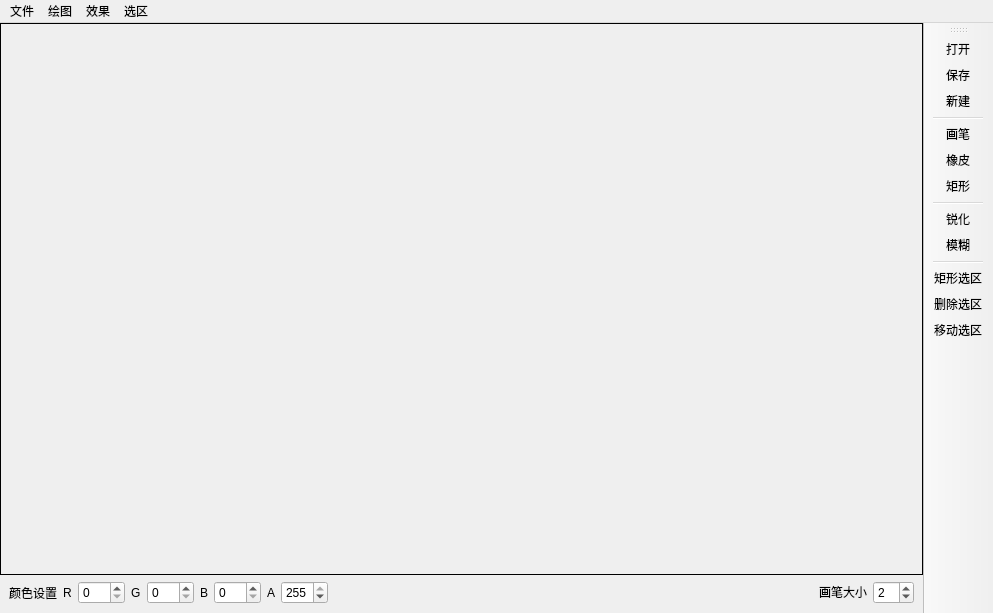
<?xml version="1.0" encoding="UTF-8"?>
<ui version="4.0">
 <class>MainWindow</class>
 <widget class="QMainWindow" name="MainWindow">
  <property name="geometry">
   <rect>
    <x>0</x>
    <y>0</y>
    <width>993</width>
    <height>613</height>
   </rect>
  </property>
  <property name="minimumSize">
   <size>
    <width>0</width>
    <height>0</height>
   </size>
  </property>
  <property name="maximumSize">
   <size>
    <width>1280</width>
    <height>1280</height>
   </size>
  </property>
  <property name="windowTitle">
   <string>MainWindow</string>
  </property>
  <property name="tabShape">
   <enum>QTabWidget::Rounded</enum>
  </property>
  <widget class="QWidget" name="centralwidget">
   <layout class="QGridLayout" name="gridLayout">
    <property name="leftMargin">
     <number>0</number>
    </property>
    <property name="topMargin">
     <number>0</number>
    </property>
    <property name="rightMargin">
     <number>0</number>
    </property>
    <property name="bottomMargin">
     <number>0</number>
    </property>
    <item row="1" column="0">
     <widget class="QWidget" name="widget" native="true">
      <property name="sizePolicy">
       <sizepolicy hsizetype="Fixed" vsizetype="Fixed">
        <horstretch>0</horstretch>
        <verstretch>0</verstretch>
       </sizepolicy>
      </property>
      <layout class="QHBoxLayout" name="horizontalLayout">
       <property name="topMargin">
        <number>0</number>
       </property>
       <property name="bottomMargin">
        <number>9</number>
       </property>
       <item>
        <widget class="QLabel" name="label_3">
         <property name="text">
          <string>颜色设置</string>
         </property>
        </widget>
       </item>
       <item>
        <widget class="QLabel" name="label_Red">
         <property name="text">
          <string>R</string>
         </property>
        </widget>
       </item>
       <item>
        <widget class="QSpinBox" name="Red">
         <property name="maximum">
          <number>255</number>
         </property>
        </widget>
       </item>
       <item>
        <widget class="QLabel" name="label_Green">
         <property name="text">
          <string>G</string>
         </property>
        </widget>
       </item>
       <item>
        <widget class="QSpinBox" name="Green">
         <property name="maximum">
          <number>255</number>
         </property>
        </widget>
       </item>
       <item>
        <widget class="QLabel" name="label_Blue">
         <property name="text">
          <string>B</string>
         </property>
        </widget>
       </item>
       <item>
        <widget class="QSpinBox" name="Blue">
         <property name="maximum">
          <number>255</number>
         </property>
        </widget>
       </item>
       <item>
        <widget class="QLabel" name="label_Alpha">
         <property name="text">
          <string>A</string>
         </property>
        </widget>
       </item>
       <item>
        <widget class="QSpinBox" name="Alpha">
         <property name="maximum">
          <number>255</number>
         </property>
         <property name="value">
          <number>255</number>
         </property>
        </widget>
       </item>
      </layout>
     </widget>
    </item>
    <item row="1" column="1">
     <spacer name="horizontalSpacer">
      <property name="orientation">
       <enum>Qt::Horizontal</enum>
      </property>
      <property name="sizeHint" stdset="0">
       <size>
        <width>40</width>
        <height>20</height>
       </size>
      </property>
     </spacer>
    </item>
    <item row="0" column="0" colspan="3">
     <widget class="QLabel" name="label">
      <property name="frameShape">
       <enum>QFrame::Box</enum>
      </property>
      <property name="text">
       <string/>
      </property>
      <property name="textFormat">
       <enum>Qt::AutoText</enum>
      </property>
     </widget>
    </item>
    <item row="1" column="2">
     <widget class="QWidget" name="widget_2" native="true">
      <property name="sizePolicy">
       <sizepolicy hsizetype="Fixed" vsizetype="Fixed">
        <horstretch>0</horstretch>
        <verstretch>0</verstretch>
       </sizepolicy>
      </property>
      <layout class="QHBoxLayout" name="horizontalLayout_2">
       <property name="topMargin">
        <number>0</number>
       </property>
       <property name="bottomMargin">
        <number>9</number>
       </property>
       <item>
        <widget class="QLabel" name="label_2">
         <property name="sizePolicy">
          <sizepolicy hsizetype="Fixed" vsizetype="Fixed">
           <horstretch>0</horstretch>
           <verstretch>0</verstretch>
          </sizepolicy>
         </property>
         <property name="text">
          <string>画笔大小</string>
         </property>
        </widget>
       </item>
       <item>
        <widget class="QSpinBox" name="width">
         <property name="sizePolicy">
          <sizepolicy hsizetype="Fixed" vsizetype="Fixed">
           <horstretch>0</horstretch>
           <verstretch>0</verstretch>
          </sizepolicy>
         </property>
         <property name="value">
          <number>2</number>
         </property>
        </widget>
       </item>
      </layout>
     </widget>
    </item>
   </layout>
  </widget>
  <widget class="QMenuBar" name="menubar">
   <property name="geometry">
    <rect>
     <x>0</x>
     <y>0</y>
     <width>993</width>
     <height>22</height>
    </rect>
   </property>
   <widget class="QMenu" name="menu">
    <property name="title">
     <string>文件</string>
    </property>
    <addaction name="actionNew"/>
    <addaction name="actionOpen"/>
    <addaction name="actionSave"/>
   </widget>
   <widget class="QMenu" name="menu_2">
    <property name="title">
     <string>选区</string>
    </property>
    <addaction name="actionSelect"/>
    <addaction name="actionDeleteSelect"/>
    <addaction name="actionMove"/>
   </widget>
   <widget class="QMenu" name="menu_3">
    <property name="title">
     <string>绘图</string>
    </property>
    <addaction name="actionPen"/>
    <addaction name="actionEraser"/>
    <addaction name="actionRect"/>
   </widget>
   <widget class="QMenu" name="menu_4">
    <property name="title">
     <string>效果</string>
    </property>
    <addaction name="actionBlur"/>
    <addaction name="actionSharpen"/>
   </widget>
   <addaction name="menu"/>
   <addaction name="menu_3"/>
   <addaction name="menu_4"/>
   <addaction name="menu_2"/>
  </widget>
  <widget class="QToolBar" name="toolBar">
   <property name="windowTitle">
    <string>toolBar</string>
   </property>
   <attribute name="toolBarArea">
    <enum>RightToolBarArea</enum>
   </attribute>
   <attribute name="toolBarBreak">
    <bool>false</bool>
   </attribute>
   <addaction name="actionOpen"/>
   <addaction name="actionSave"/>
   <addaction name="actionNew"/>
   <addaction name="separator"/>
   <addaction name="actionPen"/>
   <addaction name="actionEraser"/>
   <addaction name="actionRect"/>
   <addaction name="separator"/>
   <addaction name="actionSharpen"/>
   <addaction name="actionBlur"/>
   <addaction name="separator"/>
   <addaction name="actionSelect"/>
   <addaction name="actionDeleteSelect"/>
   <addaction name="actionMove"/>
  </widget>
  <action name="actionOpen">
   <property name="icon">
    <iconset resource="res.qrc">
     <normaloff>:/icon/打开.png</normaloff>:/icon/打开.png</iconset>
   </property>
   <property name="text">
    <string>打开</string>
   </property>
   <property name="toolTip">
    <string>Ctrl+O</string>
   </property>
   <property name="shortcut">
    <string>Ctrl+O</string>
   </property>
  </action>
  <action name="actionSave">
   <property name="icon">
    <iconset resource="res.qrc">
     <normaloff>:/icon/保存.png</normaloff>:/icon/保存.png</iconset>
   </property>
   <property name="text">
    <string>保存</string>
   </property>
   <property name="toolTip">
    <string>Ctrl+S</string>
   </property>
   <property name="shortcut">
    <string>Ctrl+S</string>
   </property>
  </action>
  <action name="actionSelect">
   <property name="icon">
    <iconset resource="res.qrc">
     <normaloff>:/icon/虚线.png</normaloff>:/icon/虚线.png</iconset>
   </property>
   <property name="text">
    <string>矩形选区</string>
   </property>
  </action>
  <action name="actionEllipse">
   <property name="text">
    <string>椭圆</string>
   </property>
  </action>
  <action name="actionPen">
   <property name="icon">
    <iconset resource="res.qrc">
     <normaloff>:/icon/画笔.png</normaloff>:/icon/画笔.png</iconset>
   </property>
   <property name="text">
    <string>画笔</string>
   </property>
   <property name="toolTip">
    <string>P</string>
   </property>
   <property name="shortcut">
    <string>P</string>
   </property>
  </action>
  <action name="actionEraser">
   <property name="icon">
    <iconset resource="res.qrc">
     <normaloff>:/icon/橡皮.png</normaloff>:/icon/橡皮.png</iconset>
   </property>
   <property name="text">
    <string>橡皮</string>
   </property>
   <property name="toolTip">
    <string>E</string>
   </property>
   <property name="shortcut">
    <string>E</string>
   </property>
  </action>
  <action name="actionBlur">
   <property name="text">
    <string>模糊</string>
   </property>
  </action>
  <action name="actionSharpen">
   <property name="text">
    <string>锐化</string>
   </property>
  </action>
  <action name="actionNew">
   <property name="icon">
    <iconset resource="res.qrc">
     <normaloff>:/icon/新建.png</normaloff>:/icon/新建.png</iconset>
   </property>
   <property name="text">
    <string>新建</string>
   </property>
   <property name="toolTip">
    <string>Ctrl+N</string>
   </property>
   <property name="shortcut">
    <string>Ctrl+N</string>
   </property>
  </action>
  <action name="actionDeleteSelect">
   <property name="text">
    <string>删除选区</string>
   </property>
  </action>
  <action name="actionRect">
   <property name="icon">
    <iconset theme="R" resource="res.qrc">
     <normaloff>:/icon/绘制矩形.png</normaloff>:/icon/绘制矩形.png</iconset>
   </property>
   <property name="text">
    <string>矩形</string>
   </property>
   <property name="shortcut">
    <string>R</string>
   </property>
  </action>
  <action name="actionMove">
   <property name="text">
    <string>移动选区</string>
   </property>
  </action>
 </widget>
 <resources>
  <include location="res.qrc"/>
 </resources>
 <connections/>
</ui>
